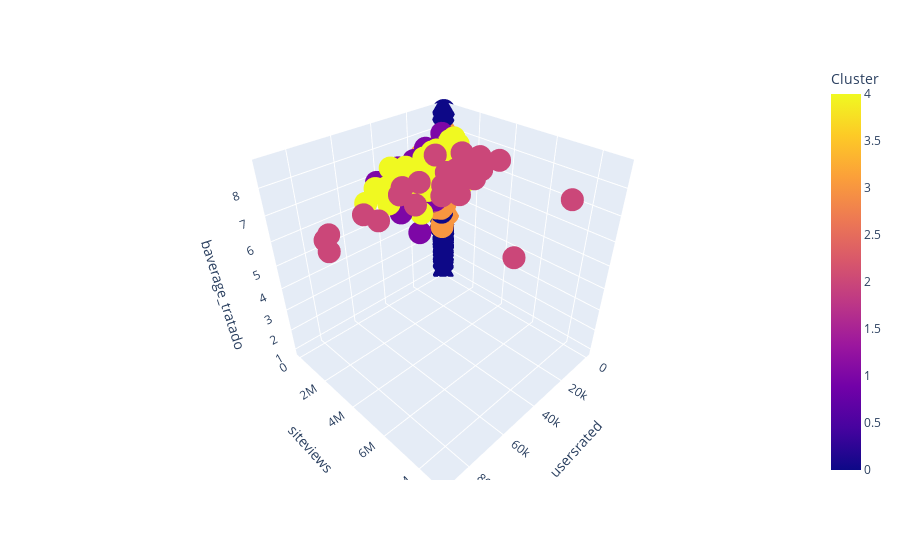

This figure's notebook cell:
### Markdown cell above
### Visualização:

### Code cell
# Vamos visualizar os clusters de acordo com as seguintes caracteristicas: Quantidade de avaliações(usersrated), visualizações no site(siteviews)
# e nota (baverage_tratado)

fig_cluster = px.scatter_3d(df_clusterizado,x='usersrated', y='siteviews', z='baverage_tratado', color='Cluster')
fig_cluster.show()

### Figure 1 — Plotly figure (JSON) as saved in the notebook; plotly's stock layout.template omitted (floating-point values rounded to 4 significant figures; data arrays with more than 128 entries replaced by an {"elided": "..."} marker saying what was removed)
{"data": [{"hovertemplate": "usersrated=%{x}<br>siteviews=%{y}<br>baverage_tratado=%{z}<br>Cluster=%{marker.color}<extra></extra>", "legendgroup": "", "marker": {"color": {"elided": "19916 int values"}, "coloraxis": "coloraxis", "symbol": "circle"}, "mode": "markers", "name": "", "scene": "scene", "showlegend": false, "type": "scatter3d", "x": {"elided": "19916 int values"}, "y": {"elided": "19916 int values"}, "z": {"elided": "19916 float values"}}], "layout": {"coloraxis": {"colorbar": {"title": {"text": "Cluster"}}, "colorscale": [[0, "#0d0887"], [0.1111, "#46039f"], [0.2222, "#7201a8"], [0.3333, "#9c179e"], [0.4444, "#bd3786"], [0.5556, "#d8576b"], [0.6667, "#ed7953"], [0.7778, "#fb9f3a"], [0.8889, "#fdca26"], [1, "#f0f921"]]}, "legend": {"tracegroupgap": 0}, "margin": {"t": 60}, "scene": {"domain": {"x": [0, 1], "y": [0, 1]}, "xaxis": {"title": {"text": "usersrated"}}, "yaxis": {"title": {"text": "siteviews"}}, "zaxis": {"title": {"text": "baverage_tratado"}}}}}
